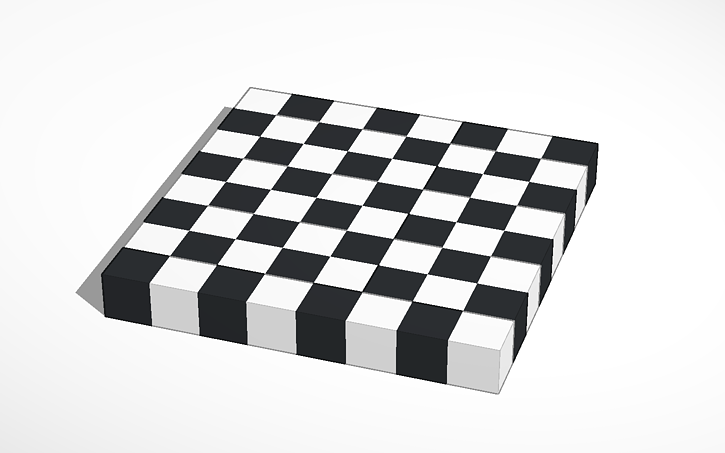
#> input picture Codigo/Clase4/chessboard2.png, 725 x 453 px
$ jupyter execute 03.Esquinas.ipynb   (shell and % lines are left out)
#> lines starting #> are read from the running program, lines starting #| are printed output that depends on the picture; after the words box and inside, x2 and y2 are one past the last pixel; in counts of white or black regions, pixels touching at a corner belong together
## Esquinas
Harris - Shi/Tomassi

[cell 1]
#Si queremos que las imágenes sean mostradas en una ventana emergente quitar el inline
# %matplotlib inline
import numpy as np
import cv2 as cv
import matplotlib.pyplot as plt

[cell 2]
# Cargamos la imagen a procesar
img = cv.imread('chessboard2.png')
#> img is the input picture: shape (453, 725, 3); mean B, G, R 216.5, 216.1, 215.7
#img = cv.imread('bloques.png')

# La transformamos en escala de grises
gray = cv.cvtColor(img,cv.COLOR_BGR2GRAY)
gray = np.float32(gray)

#### Harris

[cell 3]
# Detector de esquinas de Harris (imagen, bloque, apertura del filtro de Sobel, k)

dst = cv.cornerHarris(gray, blockSize=2, ksize=3, k=0.06)
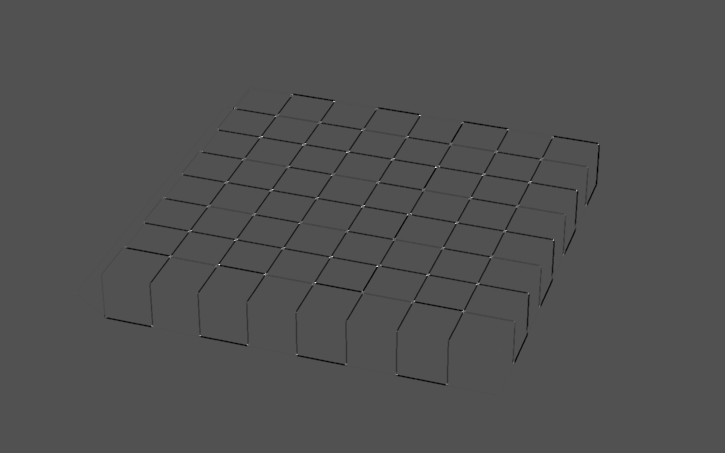
#> dst: shape (453, 725) float32; min -165660336, max 349540800, mean -1836076.4; drawn with min black and max white

# El resultado se dilata para marcar las esquinas (solo para mostrar)
dst = cv.dilate(dst, None)
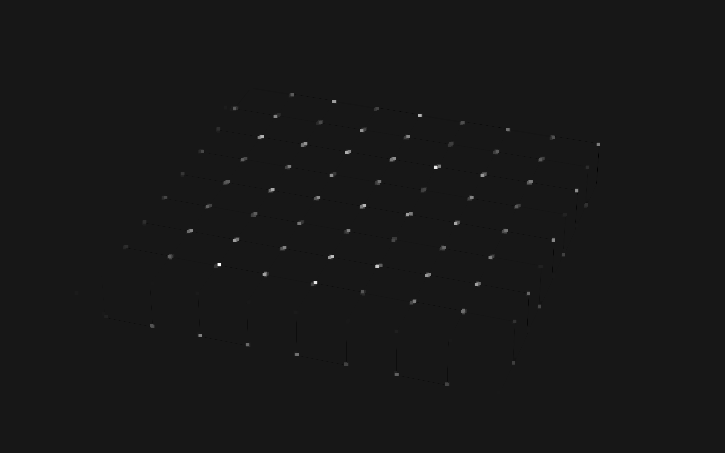
#> dst: shape (453, 725) float32; min -35847932, max 349540800, mean 494144.6; drawn with min black and max white

# El umbral óptimo dependerá de la imagen
img_out=img.copy()
img_out[dst > 0.1 * dst.max()]=[0,0,255]
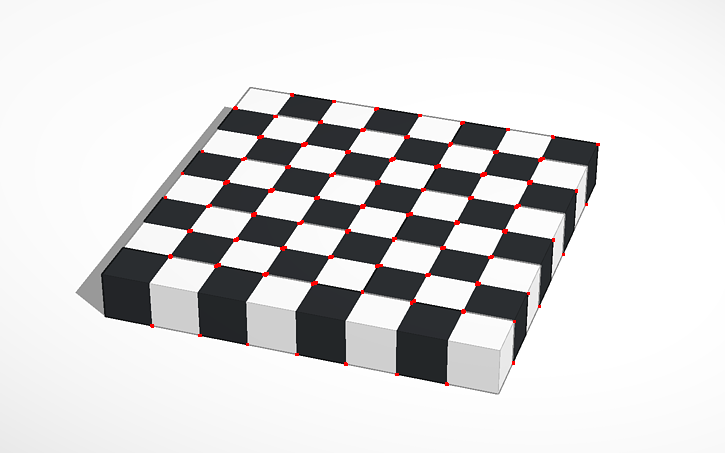
#> img_out: shape (453, 725, 3); 0.46% of pixels changed, all inside (x1, y1, x2, y2) = (150, 93, 600, 386)

# Muestro la imagen y la salida del detector
cv.namedWindow("Harris",0)
cv.imshow('Harris',img_out)

plt.imshow(dst, cmap='binary')
plt.show()

[cell 4]
# Agregamos subpixel

# Encontrar esquinas de Harris
dst = cv.cornerHarris(gray, blockSize=2, ksize=3, k=0.06)
dst = cv.dilate(dst,None)
ret, dst = cv.threshold(dst,0.01*dst.max(),255,0)
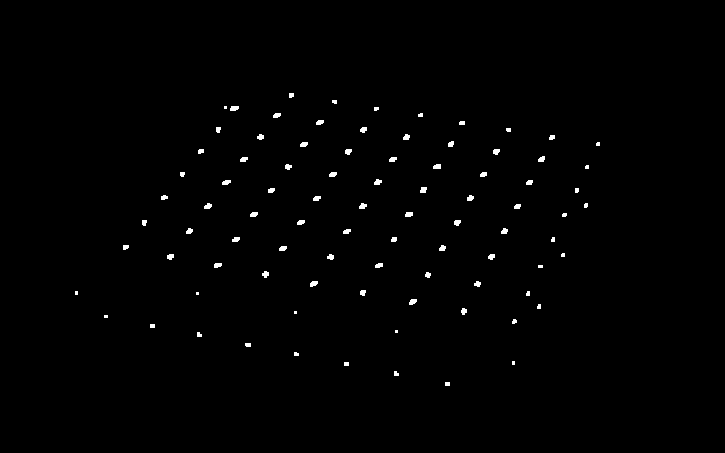
#> dst: shape (453, 725) float32; 0.72% white; 88 white regions (22 under 20 px), largest, box (x1, y1, x2, y2) and area: (230, 106, 239, 111) 39, (310, 281, 318, 287) 37, (409, 299, 417, 305) 37
#> ret = 3495408
dst = np.uint8(dst)

# Encontrar Centroides
ret, labels, stats, centroids = cv.connectedComponentsWithStats(dst)
#> labels: shape (453, 725) int32; 89 distinct labels, from 0 to 88
#> ret = 89; stats = 89 rows, first 6: [0, 0, 725, 453, 326063], [289, 93, 5, 5, 23], [332, 100, 5, 4, 18], [224, 106, 3, 3, 9], [230, 106, 9, 5, 39], [374, 107, 5, 4, 18]; centroids = 89 pairs, first value 76 to 597.6, second value 94.83 to 383.5

# definir el criterio para detención y refinación de esquinas
criteria = (cv.TERM_CRITERIA_MAX_ITER + cv.TERM_CRITERIA_EPS, 100, 0.001)

# Para evitar singularidades en la matriz de harris se puede aplicar una zeroZone
# dentro de la ventana de busqueda en la cual los pixeles no van a ser a ser analizados

corners = cv.cornerSubPix(gray, np.float32(centroids), winSize=(5,5), zeroZone=(-1,-1), criteria=criteria)
#> corners = 89 pairs, first value 74.84 to 597.8, second value 93.28 to 384.2

# Dibujar esquinas
res = np.hstack((centroids,corners))
#> res = 89 rows, first 6: [362, 226.1, 362, 226.1], [290.9, 94.83, 291.6, 93.28], [334.2, 101.3, 334.2, 100.3], [225, 107, 225, 107], [233.9, 107.9, 233.4, 107.2], [375.8, 108.3, 376.7, 107]
res = np.int32(res)
#> res = 89 rows, first 6: [362, 226, 362, 226], [290, 94, 291, 93], [334, 101, 334, 100], [225, 107, 225, 107], [233, 107, 233, 107], [375, 108, 376, 106]
img[res[:,1],res[:,0]]=[0,0,255]
#> img: shape (453, 725, 3); 0.03% of pixels changed, all inside (x1, y1, x2, y2) = (76, 94, 598, 384)
img[res[:,3],res[:,2]] = [0,255,0]
#> img: shape (453, 725, 3); mean B, G, R 216.5, 216.1, 215.7
plt.imshow(img)

#### Shi - Tomassi

[cell 5]
img_out=img.copy()

# Detector de esquinas de Shi-Tomassi (imagen, Nmax, calidad, distancia mínima)
#corners = cv.goodFeaturesToTrack(gray,10,0.01,20)
corners = cv.goodFeaturesToTrack(gray,98,0.01,10)
#> corners = 98 rows, first 8: [406, 214], [435, 166], [376, 265], [484, 173], [219, 263], [328, 257], [362, 205], [304, 143]
corners = np.int32(corners)
#> corners = contour of 98 points, box (x1, y1, x2, y2) (76, 87, 598, 394), area 136590
for i in corners:
    x,y = i.ravel()
    cv.circle(img_out,(x,y),3,255,-1)
#> this loop made 98 passes
#> (x, y) on passes 1 to 12: (406, 214), (435, 166), (376, 265), (484, 173), (219, 263), (328, 257), (362, 205), (304, 143), (427, 274), (347, 151), (529, 181), (392, 158)
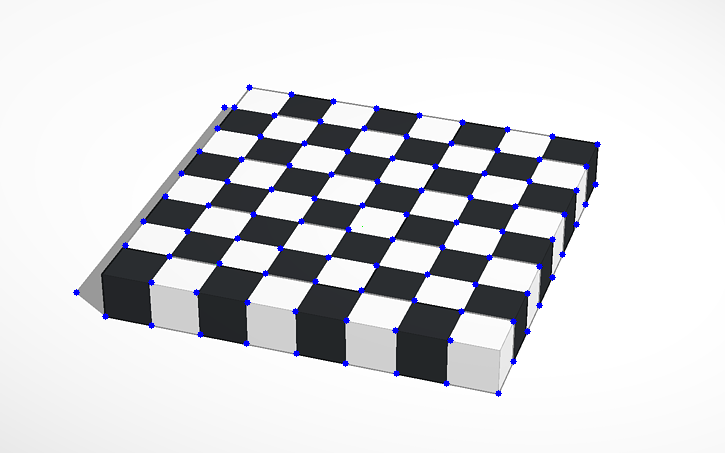
#> img_out: shape (453, 725, 3); mean B, G, R 217.4, 214.8, 214.4

img_out = cv.cvtColor(img_out,cv.COLOR_BGR2RGB)
plt.imshow(img_out,cmap='gray'),plt.show()
